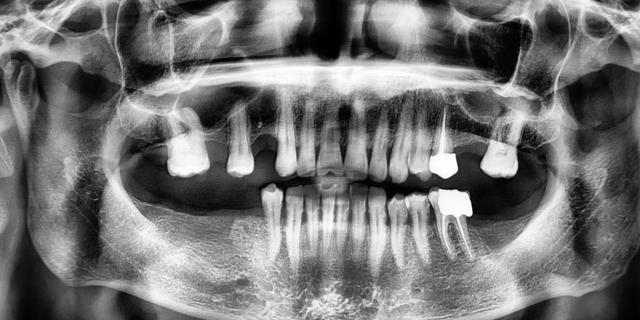
#> input picture Xora_Scan/01_Dataset/02_Member_Caries/test/Dental _Cavity_Test/sample.jpeg, 640 x 320 px
$ python -i metrics.py   (imports and definitions only)   (older library calls are emulated)
#> lines starting #> are read from the running program, lines starting #| are printed output that depends on the picture
#> further down, picture is the input picture: shape (320, 640); min 0, max 255, mean 116.8
import math
import re

import cv2
import numpy as np

from .config import PARAMETER_WEIGHTS
from .image_loader import to_gray


def clamp(value, low=0.0, high=100.0):
    return float(max(low, min(high, value)))


# [7 lines left out: function _resized_gray, not called in this run]


def _normalized_gray(image, width=640):
    return cv2.equalizeHist(_resized_gray(image, width=width))


def _symmetry_score(gray):
    h, w = gray.shape
#> h = 320; w = 640
    half = w // 2
#> half = 320
    if half < 20:
        return 70.0
    left = gray[:, :half]
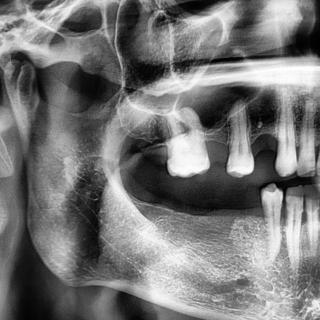
#> left: shape (320, 320); min 0, max 255, mean 118.2
    right = gray[:, w - half:]
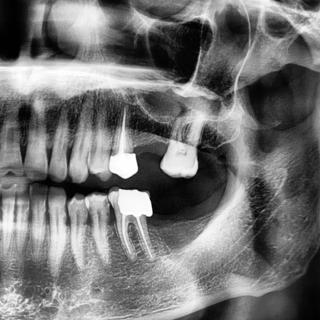
#> right: shape (320, 320); min 0, max 255, mean 115.4
    right = cv2.flip(right, 1)
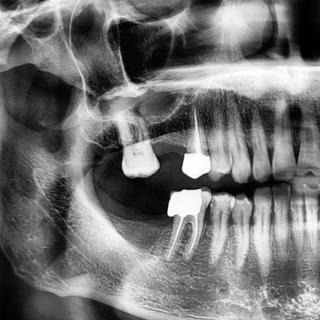
#> right: shape (320, 320); min 0, max 255, mean 115.4
    diff = cv2.absdiff(left, right)
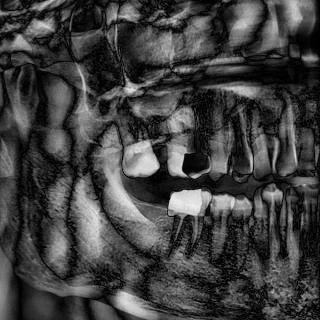
#> diff: shape (320, 320); min 0, max 241, mean 64.4
    similarity = 100.0 * (1.0 - float(np.mean(diff)) / 255.0)
#> similarity = 74.73
    return clamp(45.0 + 0.65 * similarity)


def _center_balance_score(gray):
    h, w = gray.shape
#> h = 320; w = 640
    edges = cv2.Canny(gray, 45, 130)
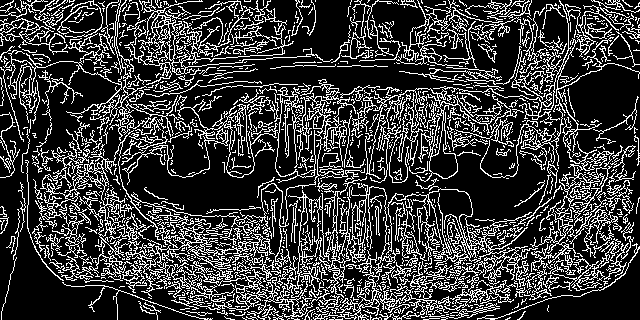
#> edges: shape (320, 640); 23.4% white in thin lines or dots
    moments = cv2.moments(edges)
#> moments = moments, m00 12213225, centre m10/m00, m01/m00 = (322.8, 164.5)
    if moments["m00"] <= 0:
        return 70.0
    center_x = moments["m10"] / moments["m00"]
#> center_x = 322.8
    offset = abs(center_x - (w / 2.0)) / max(1.0, w / 2.0)
#> offset = 0.00865
    return clamp(100.0 - offset * 100.0)


def alignment_score(gray):
    return clamp(0.72 * _symmetry_score(gray) + 0.28 * _center_balance_score(gray))


# [84 lines left out: functions bone_density_score, periodontal_structure_score, spacing_score, proportion_score, not called in this run]


def _normalize_disease_name(value):
    return re.sub(r"[^a-z0-9]", "", str(value or "").lower())


# [102 lines left out: functions _severity_weight, _confidence, disease_penalties, intrinsic_scores, _roi_similarity, pair_similarity_scores and 1 more, not called in this run]


def calculate_dhs(scores):
    total = sum(float(scores[key]) * weight for key, weight in PARAMETER_WEIGHTS.items())
    return round(clamp(total), 2)


# [33 lines left out: functions grade_for_score, compute_change_percentage, scan_interval_days, not called in this run]

>>> import cv2
>>> picture = cv2.imread('../../../01_Dataset/02_Member_Caries/test/Dental _Cavity_Test/sample.jpeg', cv2.IMREAD_GRAYSCALE)
>>> result = alignment_score(picture)
#> result = 95.13
